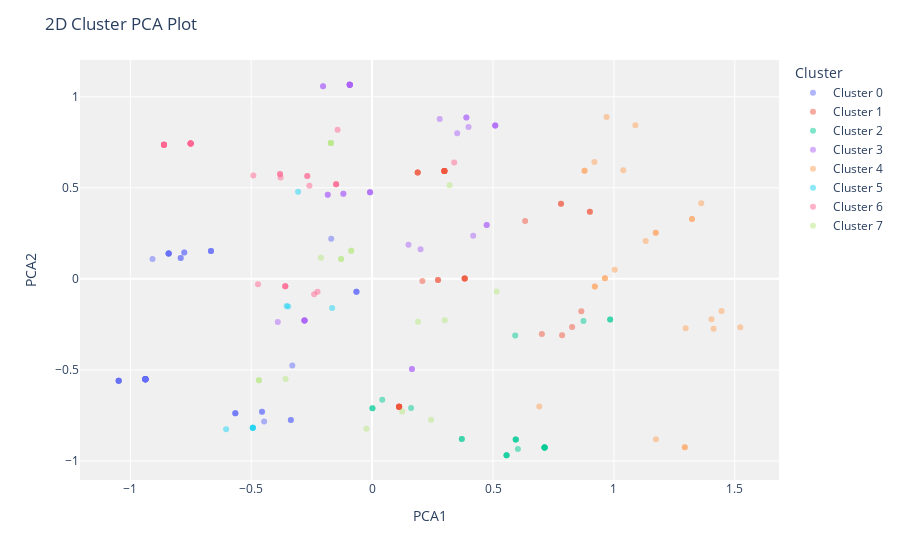

The notebook cell saved with this chart:
### Code cell
plot_model(kmeans, plot='cluster')

### Figure 1 — Plotly figure (JSON) as saved in the notebook; plotly's stock layout.template omitted (floating-point values rounded to 4 significant figures)
{"data": [{"customdata": [[">=65"], ["35-44"], ["35-44"], ["55-64"], ["35-44"], ["25-34"], [">=65"], ["35-44"], ["25-34"], ["25-34"], ["35-44"], ["35-44"], ["35-44"], ["35-44"], ["25-34"], ["25-34"], ["55-64"], ["55-64"], ["35-44"], ["35-44"], ["35-44"], ["35-44"], ["55-64"], ["55-64"], ["35-44"], ["35-44"], ["35-44"], ["35-44"], ["unknown"], ["35-44"], ["35-44"], ["35-44"], ["35-44"], ["35-44"], ["35-44"], ["35-44"], ["35-44"], ["25-34"], ["25-34"], ["35-44"], ["35-44"], ["35-44"], ["35-44"], ["25-34"], ["35-44"], ["35-44"], ["35-44"], ["25-34"]], "hovertemplate": "Cluster=Cluster 0<br>PCA1=%{x}<br>PCA2=%{y}<br>Feature=%{customdata[0]}<extra></extra>", "legendgroup": "Cluster 0", "marker": {"color": "#636efa", "opacity": 0.5, "symbol": "circle"}, "mode": "markers", "name": "Cluster 0", "orientation": "v", "showlegend": true, "textposition": "top center", "type": "scatter", "visible": true, "x": [-0.7916, -1.048, -0.9377, -0.8415, -0.9377, -0.6665, -0.7916, -0.9377, -0.1692, -0.06492, -0.4554, -0.4554, -0.9377, -0.9377, -0.6665, -0.7769, -0.8415, -0.8415, -0.9377, -0.4465, -1.048, -0.9377, -0.8415, -0.8415, -1.048, -0.5658, -1.048, -0.9377, -0.9082, -0.5658, -0.3361, -0.33, -0.3361, -0.9377, -0.9377, -0.9377, -0.9377, -0.7769, -0.06492, -0.5658, -0.9377, -0.9377, -0.9377, -0.06492, -0.9377, -1.048, -0.9377, -0.6665], "xaxis": "x", "y": [0.1145, -0.5593, -0.5511, 0.1394, -0.5511, 0.1533, 0.1145, -0.5511, 0.2199, -0.0709, -0.7304, -0.7304, -0.5511, -0.5511, 0.1533, 0.1451, 0.1394, 0.1394, -0.5511, -0.7834, -0.5593, -0.5511, 0.1394, 0.1394, -0.5593, -0.7386, -0.5593, -0.5511, 0.109, -0.7386, -0.7752, -0.4762, -0.7752, -0.5511, -0.5511, -0.5511, -0.5511, 0.1451, -0.0709, -0.7386, -0.5511, -0.5511, -0.5511, -0.0709, -0.5511, -0.5593, -0.5511, 0.1533], "yaxis": "y"}, {"customdata": [["45-54"], ["25-34"], ["35-44"], ["35-44"], ["35-44"], ["35-44"], ["25-34"], ["45-54"], ["25-34"], ["25-34"], ["25-34"], ["45-54"], ["45-54"], ["25-34"], ["35-44"], ["25-34"], ["45-54"], ["45-54"], ["45-54"], ["45-54"], ["18-24"], ["25-34"], ["45-54"], [">=65"], ["55-64"], ["35-44"], ["45-54"], ["35-44"], ["35-44"], ["45-54"], ["45-54"], ["45-54"], ["45-54"], ["45-54"]], "hovertemplate": "Cluster=Cluster 1<br>PCA1=%{x}<br>PCA2=%{y}<br>Feature=%{customdata[0]}<extra></extra>", "legendgroup": "Cluster 1", "marker": {"color": "#EF553B", "opacity": 0.5, "symbol": "circle"}, "mode": "markers", "name": "Cluster 1", "orientation": "v", "showlegend": true, "textposition": "top center", "type": "scatter", "visible": true, "x": [0.9005, 0.3829, 0.1117, 0.1117, 0.1117, 0.1117, 0.2725, 0.1885, 0.8652, 0.8272, 0.3829, 0.2989, 0.7812, 0.2725, 0.1117, 0.3829, 0.2989, 0.2989, 0.9005, 0.1885, 0.7856, 0.3829, 0.6328, 0.7021, 0.2079, 0.1117, 0.7812, 0.1117, 0.1117, 0.2989, 0.2989, 0.2989, 0.2989, 0.1885], "xaxis": "x", "y": [0.3684, 0.001635, -0.7027, -0.7027, -0.7027, -0.7027, -0.00656, 0.5843, -0.1777, -0.2644, 0.001635, 0.5925, 0.4132, -0.00656, -0.7027, 0.001635, 0.5925, 0.5925, 0.3684, 0.5843, -0.3097, 0.001635, 0.3183, -0.3032, -0.01221, -0.7027, 0.4132, -0.7027, -0.7027, 0.5925, 0.5925, 0.5925, 0.5925, 0.5843], "yaxis": "y"}, {"customdata": [["35-44"], ["35-44"], ["35-44"], ["35-44"], ["35-44"], ["35-44"], ["35-44"], ["35-44"], ["35-44"], ["35-44"], ["35-44"], ["35-44"], ["35-44"], ["35-44"], ["35-44"], ["25-34"], ["35-44"], ["35-44"], [">=65"], ["35-44"], ["25-34"], ["35-44"], ["25-34"]], "hovertemplate": "Cluster=Cluster 2<br>PCA1=%{x}<br>PCA2=%{y}<br>Feature=%{customdata[0]}<extra></extra>", "legendgroup": "Cluster 2", "marker": {"color": "#00cc96", "opacity": 0.5, "symbol": "circle"}, "mode": "markers", "name": "Cluster 2", "orientation": "v", "showlegend": true, "textposition": "top center", "type": "scatter", "visible": true, "x": [0.7133, 0.001316, 0.7133, 0.594, 0.371, 0.7133, 0.556, 0.594, 0.6029, 0.001316, 0.556, 0.594, 0.371, 0.7133, 0.7133, 0.9845, 0.1612, 0.04192, 0.5917, 0.556, 0.9845, 0.7133, 0.8741], "xaxis": "x", "y": [-0.9269, -0.7109, -0.9269, -0.882, -0.8793, -0.9269, -0.9688, -0.882, -0.935, -0.7109, -0.9688, -0.882, -0.8793, -0.9269, -0.9269, -0.2225, -0.7086, -0.6637, -0.3114, -0.9688, -0.2225, -0.9269, -0.2307], "yaxis": "y"}, {"customdata": [["45-54"], ["25-34"], ["25-34"], ["45-54"], ["55-64"], ["45-54"], ["45-54"], ["35-44"], ["25-34"], ["35-44"], ["45-54"], ["45-54"], ["45-54"], ["45-54"], ["45-54"], [">=65"], ["45-54"], ["45-54"], ["35-44"], ["45-54"], ["35-44"], ["45-54"], ["55-64"], ["35-44"], ["55-64"], ["45-54"], ["25-34"], ["45-54"], ["55-64"], ["35-44"], ["45-54"], ["25-34"], ["35-44"], ["25-34"], ["35-44"], ["45-54"], ["45-54"], ["25-34"]], "hovertemplate": "Cluster=Cluster 3<br>PCA1=%{x}<br>PCA2=%{y}<br>Feature=%{customdata[0]}<extra></extra>", "legendgroup": "Cluster 3", "marker": {"color": "#ab63fa", "opacity": 0.5, "symbol": "circle"}, "mode": "markers", "name": "Cluster 3", "orientation": "v", "showlegend": true, "textposition": "top center", "type": "scatter", "visible": true, "x": [-0.09252, -0.1189, -0.008497, 0.5091, 0.1504, -0.09252, -0.2029, 0.1646, 0.4738, 0.1646, 0.5091, 0.5091, -0.2029, 0.3898, -0.09252, 0.2003, -0.09252, -0.09252, -0.2797, -0.09252, -0.2797, -0.09252, -0.1835, -0.2797, 0.4181, 0.3987, -0.008497, 0.2794, -0.1835, -0.3901, 0.3518, -0.008497, -0.2797, 0.4738, -0.2797, 0.3898, -0.09252, -0.1189], "xaxis": "x", "y": [1.066, 0.4671, 0.4753, 0.842, 0.1872, 1.066, 1.058, -0.4951, 0.2959, -0.4951, 0.842, 0.842, 1.058, 0.8869, 1.066, 0.1623, 1.066, 1.066, -0.2291, 1.066, -0.2291, 1.066, 0.4614, -0.2291, 0.2373, 0.8338, 0.4753, 0.8787, 0.4614, -0.2373, 0.8001, 0.4753, -0.2291, 0.2959, -0.2291, 0.8869, 1.066, 0.4671], "yaxis": "y"}, {"customdata": [["35-44"], ["25-34"], ["25-34"], ["18-24"], ["35-44"], ["18-24"], ["25-34"], ["35-44"], ["45-54"], ["45-54"], ["45-54"], ["45-54"], ["18-24"], ["35-44"], ["25-34"], ["25-34"], ["45-54"], ["45-54"], ["45-54"], ["25-34"], ["45-54"], ["18-24"], ["45-54"], ["25-34"], ["18-24"], ["18-24"]], "hovertemplate": "Cluster=Cluster 4<br>PCA1=%{x}<br>PCA2=%{y}<br>Feature=%{customdata[0]}<extra></extra>", "legendgroup": "Cluster 4", "marker": {"color": "#FFA15A", "opacity": 0.5, "symbol": "circle"}, "mode": "markers", "name": "Cluster 4", "orientation": "v", "showlegend": true, "textposition": "top center", "type": "scatter", "visible": true, "x": [1.174, 0.9628, 1.297, 1.523, 1.293, 1.412, 0.9628, 1.293, 0.9697, 0.8788, 0.9194, 1.323, 0.9211, 0.6916, 1.173, 1.173, 1.361, 1.323, 0.8788, 1.445, 1.039, 1.403, 1.089, 1.003, 1.131, 0.9211], "xaxis": "x", "y": [-0.8802, 0.003426, -0.2708, -0.266, -0.9251, -0.2742, 0.003426, -0.9251, 0.8886, 0.5943, 0.6415, 0.3283, -0.04188, -0.7009, 0.2529, 0.2529, 0.415, 0.3283, 0.5943, -0.1759, 0.5967, -0.2212, 0.8438, 0.05059, 0.2076, -0.04188], "yaxis": "y"}, {"customdata": [["35-44"], ["<18"], ["45-54"], ["35-44"], ["unknown"], ["35-44"], ["35-44"], ["35-44"], [">=65"]], "hovertemplate": "Cluster=Cluster 5<br>PCA1=%{x}<br>PCA2=%{y}<br>Feature=%{customdata[0]}<extra></extra>", "legendgroup": "Cluster 5", "marker": {"color": "#19d3f3", "opacity": 0.5, "symbol": "circle"}, "mode": "markers", "name": "Cluster 5", "orientation": "v", "showlegend": true, "textposition": "top center", "type": "scatter", "visible": true, "x": [-0.4934, -0.1654, -0.3062, -0.4934, -0.3535, -0.4934, -0.4934, -0.6038, -0.3473], "xaxis": "x", "y": [-0.8171, -0.1606, 0.4781, -0.8171, -0.1489, -0.8171, -0.8171, -0.8253, -0.1516], "yaxis": "y"}, {"customdata": [["55-64"], ["45-54"], ["45-54"], ["55-64"], ["45-54"], ["45-54"], ["45-54"], ["45-54"], ["45-54"], ["45-54"], ["45-54"], ["45-54"], ["45-54"], ["45-54"], ["55-64"], ["45-54"], ["55-64"], ["45-54"], ["45-54"], ["55-64"], ["45-54"], ["45-54"], ["45-54"], ["45-54"], ["45-54"], ["45-54"], ["45-54"], ["45-54"], ["45-54"], ["45-54"], ["45-54"], ["45-54"], ["18-24"]], "hovertemplate": "Cluster=Cluster 6<br>PCA1=%{x}<br>PCA2=%{y}<br>Feature=%{customdata[0]}<extra></extra>", "legendgroup": "Cluster 6", "marker": {"color": "#FF6692", "opacity": 0.5, "symbol": "circle"}, "mode": "markers", "name": "Cluster 6", "orientation": "v", "showlegend": true, "textposition": "top center", "type": "scatter", "visible": true, "x": [-0.3592, -0.2682, -0.7505, -0.4719, -0.7505, 0.3395, -0.7505, -0.8609, -0.8609, -0.8609, -0.8609, -0.3809, -0.8609, -0.3786, -0.3592, -0.4913, -0.2399, -0.3809, -0.1489, -0.3592, -0.1489, -0.7505, -0.2682, -0.7505, -0.8609, -0.1428, -0.7505, -0.7505, -0.1489, -0.2593, -0.8609, -0.7505, -0.2258], "xaxis": "x", "y": [-0.0399, 0.5648, 0.7442, -0.02901, 0.7442, 0.6397, 0.7442, 0.736, 0.736, 0.736, 0.736, 0.5757, 0.736, 0.5567, -0.0399, 0.5675, -0.08475, 0.5757, 0.52, -0.0399, 0.52, 0.7442, 0.5648, 0.7442, 0.736, 0.819, 0.7442, 0.7442, 0.52, 0.5118, 0.736, 0.7442, -0.07136], "yaxis": "y"}, {"customdata": [["45-54"], ["25-34"], ["35-44"], ["35-44"], ["35-44"], ["35-44"], ["45-54"], ["25-34"], ["45-54"], ["35-44"], [">=65"], ["25-34"], ["18-24"], ["35-44"], ["35-44"], ["35-44"], ["45-54"], ["18-24"]], "hovertemplate": "Cluster=Cluster 7<br>PCA1=%{x}<br>PCA2=%{y}<br>Feature=%{customdata[0]}<extra></extra>", "legendgroup": "Cluster 7", "marker": {"color": "#B6E880", "opacity": 0.5, "symbol": "circle"}, "mode": "markers", "name": "Cluster 7", "orientation": "v", "showlegend": true, "textposition": "top center", "type": "scatter", "visible": true, "x": [-0.1707, -0.08664, -0.02392, 0.2437, 0.3002, -0.3579, -0.1707, 0.515, -0.1707, -0.4682, -0.2118, -0.08664, -0.1283, 0.1245, -0.4682, 0.1898, 0.3206, -0.1283], "xaxis": "x", "y": [0.746, 0.1551, -0.8235, -0.7734, -0.2273, -0.5493, 0.746, -0.06911, 0.746, -0.5575, 0.1163, 0.1551, 0.1097, -0.7286, -0.5575, -0.2355, 0.5136, 0.1097], "yaxis": "y"}], "layout": {"autosize": true, "legend": {"title": {"text": "Cluster"}, "tracegroupgap": 0}, "margin": {"t": 60}, "plot_bgcolor": "rgb(240,240,240)", "title": {"text": "2D Cluster PCA Plot"}, "xaxis": {"anchor": "y", "autorange": true, "domain": [0, 1], "range": [-1.205, 1.68], "title": {"text": "PCA1"}, "type": "linear"}, "yaxis": {"anchor": "x", "autorange": true, "domain": [0, 1], "range": [-1.103, 1.2], "title": {"text": "PCA2"}, "type": "linear"}}}
